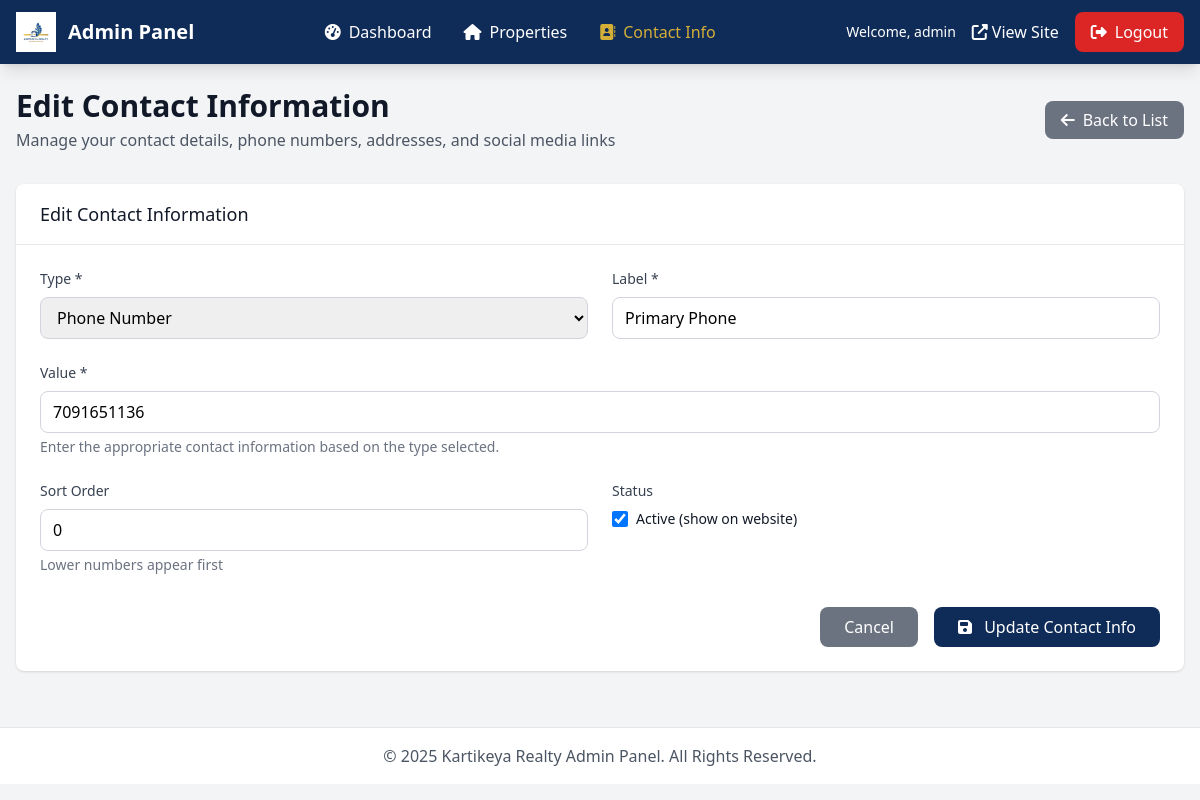
The page /admin/contact-info.php?action=edit&id=1 (signed in) on the database its author committed.
### tables this page shows
CREATE TABLE contact_info (
                    id INTEGER PRIMARY KEY AUTOINCREMENT,
                    type VARCHAR(50) NOT NULL,
                    label VARCHAR(100) NOT NULL,
                    value VARCHAR(255) NOT NULL,
                    is_active BOOLEAN DEFAULT 1,
                    sort_order INTEGER DEFAULT 0,
                    created_at DATETIME DEFAULT CURRENT_TIMESTAMP,
                    updated_at DATETIME DEFAULT CURRENT_TIMESTAMP
                );

### admin/contact-info.php (the view, shortened to what the rows shown need)
<?php
require_once 'includes/header.php';
require_once 'includes/contact-functions.php';
$contactManager = new ContactManager();
$action = $_GET['action'] ?? 'list';
$contact_id = $_GET['id'] ?? null;
$contact = null;
if ($action === 'edit' && $contact_id) {
    $contact = $contactManager->getContactInfo($contact_id);
}
$contacts = [];
$contact_counts = [];
?>
<div class="max-w-7xl mx-auto py-6 px-4">
    <div class="md:flex md:items-center md:justify-between mb-8">
        <div class="flex-1 min-w-0">
            <h1 class="text-3xl font-bold text-gray-900">
                <?php
                echo $action === 'add' ? 'Add Contact Information' :
                     ($action === 'edit' ? 'Edit Contact Information' : 'Contact Information Management');
                ?>
            </h1>
        </div>
    </div>
    <?php if ($action === 'list'): ?>
        <div class="grid grid-cols-1 md:grid-cols-4 gap-6 mb-8">
            <?php
            $type_icons = [
                'phone' => 'fas fa-phone',
                'email' => 'fas fa-envelope',
                'address' => 'fas fa-map-marker-alt',
                'social' => 'fab fa-share-alt'
            ];
            $type_colors = [
                'phone' => 'bg-blue-500',
                'email' => 'bg-green-500',
                'address' => 'bg-yellow-500',
                'social' => 'bg-purple-500'
            ];
            foreach (['phone', 'email', 'address', 'social'] as $type):
                $count = $contact_counts[$type] ?? ['total' => 0, 'active' => 0];
            ?>
                <div class="bg-white overflow-hidden shadow rounded-lg">
                    <div class="p-5">
                        <div class="flex items-center">
                            <div class="flex-shrink-0">
                                <div class="w-8 h-8 <?php echo $type_colors[$type]; ?> rounded-md flex items-center justify-center">
                                    <i class="<?php echo $type_icons[$type]; ?> text-white text-sm"></i>
                                </div>
                            </div>
                            <div class="ml-5 w-0 flex-1">
                                <dl>
                                    <dt class="text-sm font-medium text-gray-500 truncate"><?php echo ucfirst($type); ?></dt>
                                    <dd class="text-lg font-medium text-gray-900"><?php echo $count['active']; ?>/<?php echo $count['total']; ?></dd>
                                </dl>
                            </div>
                        </div>
                    </div>
                </div>
            <?php endforeach; ?>
        </div>
        <div class="bg-white shadow rounded-lg overflow-hidden">
            <div class="px-6 py-4 border-b border-gray-200">
                <h3 class="text-lg font-medium text-gray-900">All Contact Information (<?php echo count($contacts); ?>)</h3>
            </div>
            <?php if (empty($contacts)): ?>
                <div class="text-center py-12">
                    <i class="fas fa-address-book text-gray-400 text-4xl mb-4"></i>
                    <h3 class="text-lg font-medium text-gray-900 mb-2">No Contact Information Found</h3>
                    <p class="text-gray-500 mb-6">Get started by adding your contact details.</p>
                    <a href="contact-info.php?action=add" class="bg-primary hover:bg-secondary text-white font-medium py-2 px-4 rounded-lg transition duration-300">
                        <i class="fas fa-plus mr-2"></i>Add Contact Info
                    </a>
                </div>
            <?php else: ?>
                <div class="overflow-x-auto">
                    <table class="min-w-full divide-y divide-gray-200">
                        <thead class="bg-gray-50">
                            <tr>
                                <th class="px-6 py-3 text-left text-xs font-medium text-gray-500 uppercase tracking-wider">Type</th>
                                <th class="px-6 py-3 text-left text-xs font-medium text-gray-500 uppercase tracking-wider">Label</th>
                                <th class="px-6 py-3 text-left text-xs font-medium text-gray-500 uppercase tracking-wider">Value</th>
                                <th class="px-6 py-3 text-left text-xs font-medium text-gray-500 uppercase tracking-wider">Status</th>
                                <th class="px-6 py-3 text-left text-xs font-medium text-gray-500 uppercase tracking-wider">Order</th>
                                <th class="px-6 py-3 text-left text-xs font-medium text-gray-500 uppercase tracking-wider">Actions</th>
                            </tr>
                        </thead>
                        <tbody class="bg-white divide-y divide-gray-200">
                            <?php foreach ($contacts as $info): ?>
                                <tr class="hover:bg-gray-50">
                                    <td class="px-6 py-4 whitespace-nowrap">
                                        <div class="flex items-center">
                                            <div class="flex-shrink-0 w-8 h-8 <?php echo $type_colors[$info['type']] ?? 'bg-gray-500'; ?> rounded-md flex items-center justify-center mr-3">
                                                <i class="<?php echo $type_icons[$info['type']] ?? 'fas fa-info'; ?> text-white text-sm"></i>
                                            </div>
                                            <span class="inline-flex items-center px-2.5 py-0.5 rounded-full text-xs font-medium bg-gray-100 text-gray-800">
                                                <?php echo ucfirst(htmlspecialchars($info['type'])); ?>
                                            </span>
                                        </div>
                                    </td>
                                    <td class="px-6 py-4 whitespace-nowrap">
                                        <div class="text-sm font-medium text-gray-900"><?php echo htmlspecialchars($info['label']); ?></div>
                                    </td>
                                    <td class="px-6 py-4">
                                        <div class="text-sm text-gray-900 max-w-xs truncate">
                                            <?php if ($info['type'] === 'email'): ?>
                                                <a href="mailto:<?php echo htmlspecialchars($info['value']); ?>" class="text-primary hover:text-secondary">
                                                    <?php echo htmlspecialchars($info['value']); ?>
                                                </a>
                                            <?php elseif ($info['type'] === 'phone'): ?>
                                                <a href="tel:<?php echo htmlspecialchars($info['value']); ?>" class="text-primary hover:text-secondary">
                                                    <?php echo htmlspecialchars($info['value']); ?>
                                                </a>
                                            <?php elseif ($info['type'] === 'social' && $info['value'] !== '#'): ?>
                                                <a href="<?php echo htmlspecialchars($info['value']); ?>" target="_blank" class="text-primary hover:text-secondary">
                                                    <?php echo htmlspecialchars($info['value']); ?>
                                                </a>
                                            <?php else: ?>
                                                <?php echo htmlspecialchars($info['value']); ?>
                                            <?php endif; ?>
                                        </div>
                                    </td>
                                    <td class="px-6 py-4 whitespace-nowrap">
                                        <span class="inline-flex items-center px-2.5 py-0.5 rounded-full text-xs font-medium
                                            <?php echo $info['is_active'] ? 'bg-green-100 text-green-800' : 'bg-red-100 text-red-800'; ?>">
                                            <?php echo $info['is_active'] ? 'Active' : 'Inactive'; ?>
                                        </span>
                                    </td>
                                    <td class="px-6 py-4 whitespace-nowrap text-sm text-gray-900">
                                        <?php echo $info['sort_order']; ?>
                                    </td>
                                    <td class="px-6 py-4 whitespace-nowrap text-sm font-medium">
                                        <div class="flex space-x-2">
                                            <a href="contact-info.php?action=edit&id=<?php echo $info['id']; ?>" class="text-primary hover:text-secondary">
                                                <i class="fas fa-edit"></i>
                                            </a>
                                            <a href="contact-info.php?action=delete&id=<?php echo $info['id']; ?>"
                                               class="text-red-600 hover:text-red-900"
                                               onclick="return confirm('Are you sure you want to delete this contact information? This action cannot be undone.')">
                                                <i class="fas fa-trash"></i>
                                            </a>
                                        </div>
                                    </td>
                                </tr>
                            <?php endforeach; ?>
                        </tbody>
                    </table>
                </div>
            <?php endif; ?>
        </div>
    <?php elseif ($action === 'add' || $action === 'edit'): ?>
        <div class="bg-white shadow rounded-lg">
            <div class="px-6 py-4 border-b border-gray-200">
                <h3 class="text-lg font-medium text-gray-900">
                    <?php echo $action === 'add' ? 'Add New Contact Information' : 'Edit Contact Information'; ?>
                </h3>
            </div>
            <form method="POST" class="p-6">
                <div class="grid grid-cols-1 md:grid-cols-2 gap-6">
                    <div>
                        <label for="type" class="block text-sm font-medium text-gray-700 mb-2">Type *</label>
                        <select id="type" name="type" required
                                class="w-full px-3 py-2 border border-gray-300 rounded-lg focus:outline-none focus:ring-2 focus:ring-primary focus:border-transparent">
                            <?php
                            $types = [
                                'phone' => 'Phone Number',
                                'email' => 'Email Address',
                                'address' => 'Address',
                                'social' => 'Social Media'
                            ];
                            $selected_type = $contact['type'] ?? $_POST['type'] ?? '';
                            foreach ($types as $value => $label):
                            ?>
                                <option value="<?php echo $value; ?>" <?php echo $selected_type === $value ? 'selected' : ''; ?>>
                                    <?php echo $label; ?>
                                </option>
                            <?php endforeach; ?>
                        </select>
                    </div>
                    <div>
                        <label for="label" class="block text-sm font-medium text-gray-700 mb-2">Label *</label>
                        <input type="text" id="label" name="label" required
                               placeholder="e.g., Primary Phone, Faridabad Office, Facebook"
                               class="w-full px-3 py-2 border border-gray-300 rounded-lg focus:outline-none focus:ring-2 focus:ring-primary focus:border-transparent"
                               value="<?php echo htmlspecialchars($contact['label'] ?? $_POST['label'] ?? ''); ?>">
                    </div>
                    <div class="md:col-span-2">
                        <label for="value" class="block text-sm font-medium text-gray-700 mb-2">Value *</label>
                        <input type="text" id="value" name="value" required
                               placeholder="Enter the contact information"
                               class="w-full px-3 py-2 border border-gray-300 rounded-lg focus:outline-none focus:ring-2 focus:ring-primary focus:border-transparent"
                               value="<?php echo htmlspecialchars($contact['value'] ?? $_POST['value'] ?? ''); ?>">
                        <p class="text-sm text-gray-500 mt-1" id="value-help">
                            Enter the appropriate contact information based on the type selected.
                        </p>
                    </div>
                    <div>
                        <label for="sort_order" class="block text-sm font-medium text-gray-700 mb-2">Sort Order</label>
                        <input type="number" id="sort_order" name="sort_order" min="0"
                               placeholder="0"
                               class="w-full px-3 py-2 border border-gray-300 rounded-lg focus:outline-none focus:ring-2 focus:ring-primary focus:border-transparent"
                               value="<?php echo htmlspecialchars($contact['sort_order'] ?? $_POST['sort_order'] ?? '0'); ?>">
                        <p class="text-sm text-gray-500 mt-1">Lower numbers appear first</p>
                    </div>
                    <div>
                        <label class="block text-sm font-medium text-gray-700 mb-2">Status</label>
                        <div class="flex items-center">
                            <input type="checkbox" id="is_active" name="is_active" value="1"
                                   class="h-4 w-4 text-primary focus:ring-primary border-gray-300 rounded"
                                   <?php echo (!isset($contact) || $contact['is_active']) ? 'checked' : ''; ?>>
                            <label for="is_active" class="ml-2 block text-sm text-gray-900">
                                Active (show on website)
                            </label>
                        </div>
                    </div>
                </div>
                <div class="mt-8 flex justify-end space-x-4">
                    <a href="contact-info.php" class="bg-gray-500 hover:bg-gray-600 text-white font-medium py-2 px-6 rounded-lg transition duration-300">
                        Cancel
                    </a>
                    <button type="submit" class="bg-primary hover:bg-secondary text-white font-medium py-2 px-6 rounded-lg transition duration-300">
                        <i class="fas fa-save mr-2"></i>
                        <?php echo $action === 'add' ? 'Add Contact Info' : 'Update Contact Info'; ?>
                    </button>
                </div>
            </form>
        </div>
    <?php endif; ?>
</div>
<?php require_once 'includes/footer.php'; ?>

### rows shown on the page
contact_info: type "Phone Number", label "Primary Phone", value "7091651136", sort_order "0", is_active "☑"

### other values the page prints
$auth->getAdminUsername() "admin"
